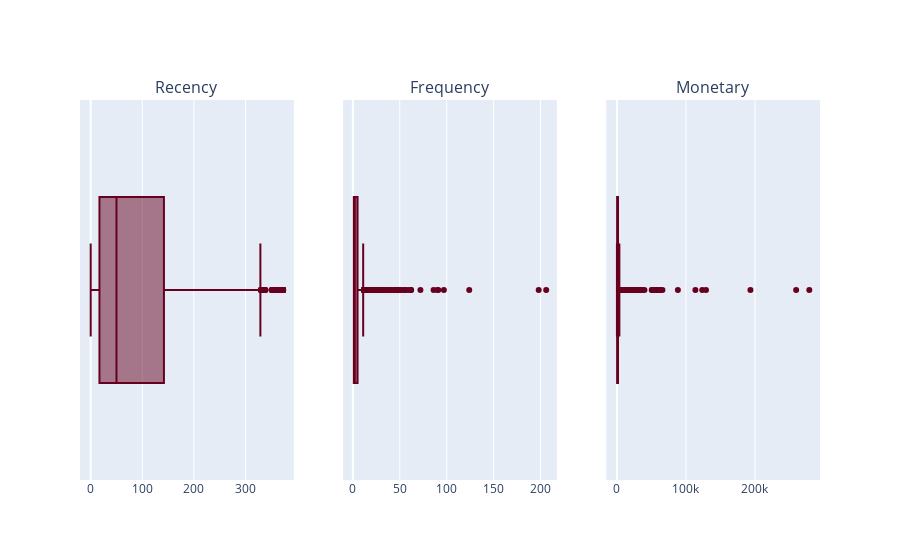

Notebook source saved alongside this figure:
### Code cell
# Boxplots for RFM components
boxes = [px.box(rfm, x=column, color_discrete_sequence=px.colors.sequential.RdBu) for column in rfm.columns]
fig = make_subplots(
    rows=1, cols=3, 
    subplot_titles=(
        "Recency","Frequency", "Monetary"
    )
)


for i, box in enumerate(boxes):
    fig.add_trace(boxes[i]['data'][0], row=1, col=i+1)


fig.update_layout(showlegend=True)
#fig.write_html('plotly/boxplot_1.html')
fig.show()

### Figure 1 — Plotly figure (JSON) as saved in the notebook; plotly's stock layout.template omitted (floating-point values rounded to 4 significant figures; data arrays with more than 128 entries replaced by an {"elided": "..."} marker saying what was removed)
{"data": [{"alignmentgroup": "True", "hovertemplate": "Recency=%{x}<extra></extra>", "legendgroup": "", "marker": {"color": "rgb(103,0,31)"}, "name": "", "notched": false, "offsetgroup": "", "orientation": "h", "showlegend": false, "type": "box", "x": {"elided": "4334 int values"}, "x0": " ", "xaxis": "x", "y0": " ", "yaxis": "y"}, {"alignmentgroup": "True", "hovertemplate": "Frequency=%{x}<extra></extra>", "legendgroup": "", "marker": {"color": "rgb(103,0,31)"}, "name": "", "notched": false, "offsetgroup": "", "orientation": "h", "showlegend": false, "type": "box", "x": {"elided": "4334 int values"}, "x0": " ", "xaxis": "x2", "y0": " ", "yaxis": "y2"}, {"alignmentgroup": "True", "hovertemplate": "Monetary=%{x}<extra></extra>", "legendgroup": "", "marker": {"color": "rgb(103,0,31)"}, "name": "", "notched": false, "offsetgroup": "", "orientation": "h", "showlegend": false, "type": "box", "x": {"elided": "4334 float values"}, "x0": " ", "xaxis": "x3", "y0": " ", "yaxis": "y3"}], "layout": {"annotations": [{"font": {"size": 16}, "showarrow": false, "text": "Recency", "x": 0.1444, "xanchor": "center", "xref": "paper", "y": 1, "yanchor": "bottom", "yref": "paper"}, {"font": {"size": 16}, "showarrow": false, "text": "Frequency", "x": 0.5, "xanchor": "center", "xref": "paper", "y": 1, "yanchor": "bottom", "yref": "paper"}, {"font": {"size": 16}, "showarrow": false, "text": "Monetary", "x": 0.8556, "xanchor": "center", "xref": "paper", "y": 1, "yanchor": "bottom", "yref": "paper"}], "showlegend": true, "xaxis": {"anchor": "y", "domain": [0, 0.2889]}, "xaxis2": {"anchor": "y2", "domain": [0.3556, 0.6444]}, "xaxis3": {"anchor": "y3", "domain": [0.7111, 1]}, "yaxis": {"anchor": "x", "domain": [0, 1]}, "yaxis2": {"anchor": "x2", "domain": [0, 1]}, "yaxis3": {"anchor": "x3", "domain": [0, 1]}}}
